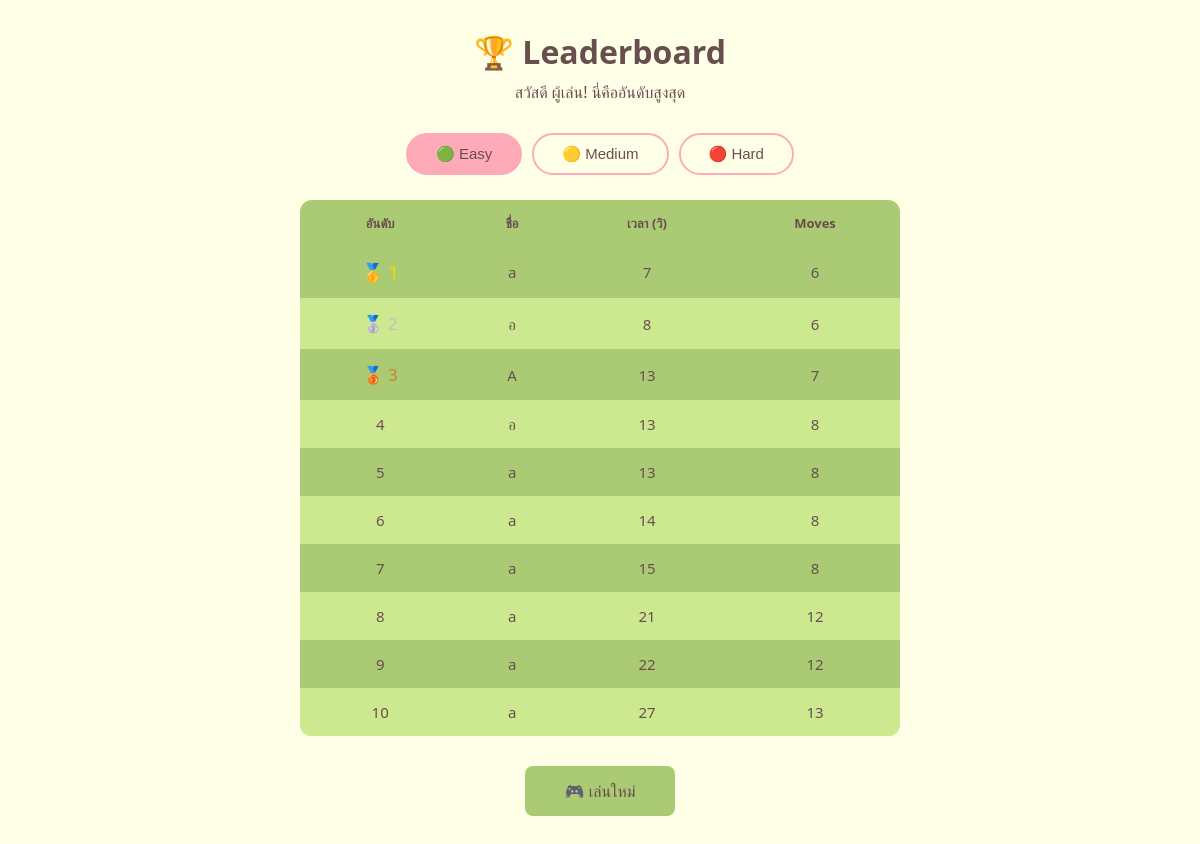
The app's page /result.php, older data.
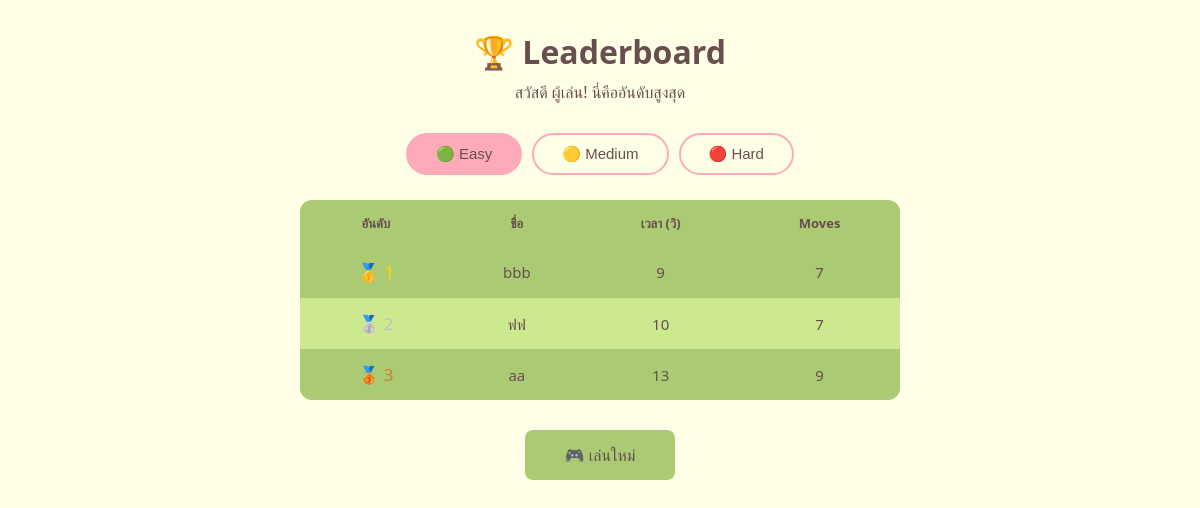
The same page, newer data.
### tables this page shows
CREATE TABLE leaderboard (
        id          INTEGER PRIMARY KEY AUTOINCREMENT,
        player_name TEXT    NOT NULL,
        difficulty  TEXT    NOT NULL,
        time_taken  INTEGER NOT NULL,
        moves       INTEGER NOT NULL,
        is_win      INTEGER DEFAULT 1,
        created_at  DATETIME DEFAULT CURRENT_TIMESTAMP
    );

### result.php (the view, shortened to what this page needs)
<?php
require 'db.php';
function getTop10($pdo, $difficulty) {
    $stmt = $pdo->prepare("SELECT player_name, time_taken, moves, created_at
        FROM leaderboard
        WHERE difficulty = ? AND is_win = 1
        ORDER BY time_taken ASC, moves ASC
        LIMIT 10");
    $stmt->execute([$difficulty]);
    return $stmt->fetchAll(PDO::FETCH_ASSOC);
}
$easy_board   = getTop10($pdo, 'easy');
$player_name = $_SESSION['player_name'] ?? 'ผู้เล่น';
?>
<!DOCTYPE html>
<html lang="th">
<head>
</head>
<body>
<h1>🏆 Leaderboard</h1>
<p class="subtitle">สวัสดี <?= htmlspecialchars($player_name) ?>! นี่คืออันดับสูงสุด</p>
<div class="tabs">
    <button class="tab-btn active" onclick="showTab('easy')">🟢 Easy</button>
    <button class="tab-btn" onclick="showTab('medium')">🟡 Medium</button>
    <button class="tab-btn" onclick="showTab('hard')">🔴 Hard</button>
</div>
<div class="board-section active" id="tab-easy">
    <?php if (empty($easy_board)): ?>
        <p class="empty">ยังไม่มีคะแนน Easy เลยครับ!</p>
    <?php else: ?>
    <table>
        <thead>
            <tr><th>อันดับ</th><th>ชื่อ</th><th>เวลา (วิ)</th><th>Moves</th></tr>
        </thead>
        <tbody>
            <?php foreach ($easy_board as $i => $row): ?>
            <tr>
                <td class="rank-<?= $i+1 ?>">
                    <?php
                    if ($i === 0)      echo '🥇 1';
                    elseif ($i === 1)  echo '🥈 2';
                    elseif ($i === 2)  echo '🥉 3';
                    else               echo $i+1;
                    ?>
                </td>
                <td><?= htmlspecialchars($row['player_name']) ?></td>
                <td><?= $row['time_taken'] ?></td>
                <td><?= $row['moves'] ?></td>
            </tr>
            <?php endforeach; ?>
        </tbody>
    </table>
    <?php endif; ?>
</div>
<a href="index.php" class="btn-play">🎮 เล่นใหม่</a>
</body>
</html>

### result.php (style rules this page uses)
* { box-sizing: border-box; margin: 0; padding: 0; }
body { font-family: 'Segoe UI', Tahoma, Geneva, Verdana, sans-serif; background-color: #FFFFE8; color: #694E4E; min-height: 100vh; padding: 30px 20px; }
h1 { text-align: center; color: #694E4E; margin-bottom: 8px; font-size: 32px; }
.subtitle { text-align: center; color: #694E4E; margin-bottom: 30px; }
.tabs { display: flex; justify-content: center; gap: 10px; margin-bottom: 25px; flex-wrap: wrap; }
.tab-btn { padding: 10px 28px; border-radius: 25px; border: 2px solid #FFAAB8; background: transparent; color: #694E4E; font-size: 15px; cursor: pointer; transition: all 0.3s; }
.tab-btn.active, .tab-btn:hover { background-color: #FFAAB8; }
.board-section { display: none; max-width: 600px; margin: 0 auto; }
.board-section.active { display: block; }
table { width: 100%; border-collapse: collapse; background-color: #AACB73; border-radius: 12px; overflow: hidden; }
thead { background-color: ##FFFFE8; }
th, td { padding: 14px 16px; text-align: center; font-size: 15px; }
th { color: #694E4E; font-size: 13px; }
tbody tr:nth-child(even) { background-color: #CDE990; }
.rank-1 { color: #FFD700; font-size: 18px; }
.rank-2 { color: #C0C0C0; font-size: 17px; }
.rank-3 { color: #cc7f33; font-size: 17px; }
.btn-play { display: block; width: fit-content; margin: 30px auto 0; padding: 14px 40px; background-color: #AACB73; color: #694E4E; border-radius: 8px; font-size: 16px; text-decoration: none; text-align: center; transition: background 0.3s; }

Row changes from the older to the newer data that the page shows:
removed leaderboard: shows "🥇 1", player_name "a", time_taken "7", moves "6"
removed leaderboard: shows "🥈 2", player_name "อ", time_taken "8", moves "6"
removed leaderboard: shows "🥉 3", player_name "A", time_taken "13", moves "7"
removed leaderboard: player_name "อ", time_taken "13", moves "8"
removed leaderboard: player_name "a", time_taken "13", moves "8"
removed leaderboard: player_name "a", time_taken "14", moves "8"
removed leaderboard: player_name "a", time_taken "15", moves "8"
removed leaderboard: player_name "a", time_taken "21", moves "12"
removed leaderboard: player_name "a", time_taken "22", moves "12"
removed leaderboard: player_name "a", time_taken "27", moves "13"
added leaderboard: shows "🥇 1", player_name "bbb", time_taken "9", moves "7"
added leaderboard: shows "🥈 2", player_name "ฟฟ", time_taken "10", moves "7"
added leaderboard: shows "🥉 3", player_name "aa", time_taken "13", moves "9"
